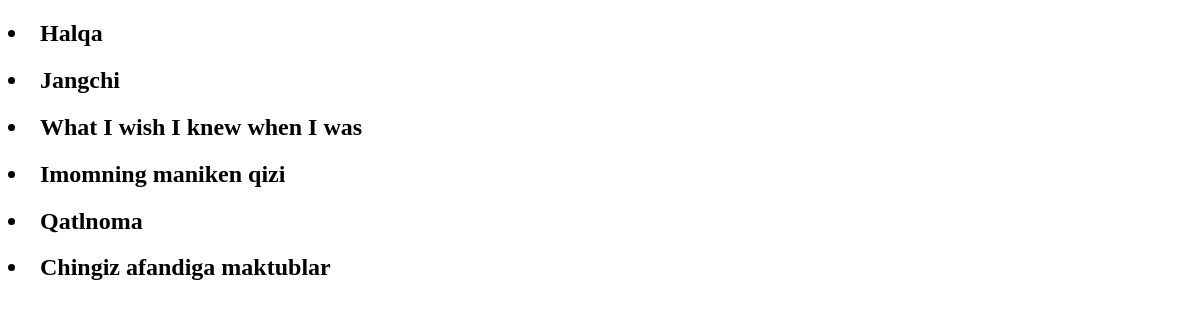
The page /tirikning_kitobi/ on the database as committed earlier.
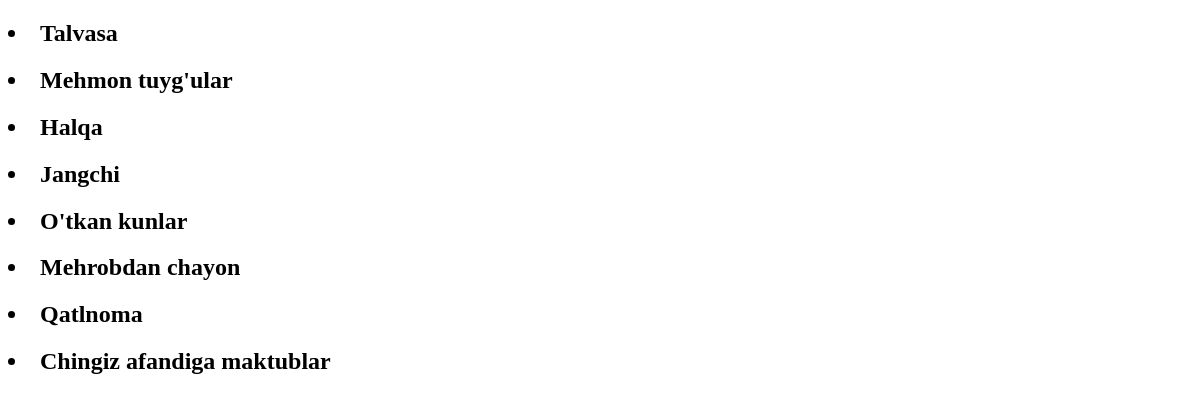
The same page on the database as committed later.
### asosiy/models.py (models this page shows)
class Kitob(models.Model):
    nom = models.CharField(max_length=30)
    janr = models.CharField(max_length=30)
    sahifa = models.PositiveSmallIntegerField()
    muallif = models.ForeignKey(Muallif, on_delete=models.CASCADE)
    def __str__(self):
        return self.nom

### asosiy/views.py (the view)
# urls.py: path('tirikning_kitobi/', tirikning_kitobi),
def tirikning_kitobi(request):
    m = Muallif.objects.filter(tirik=True)
    data = {
        'books': Kitob.objects.filter(muallif__in=m)
    }
    return render(request, 'mashq/Tiriklar_kitobi.html', data)

### templates/mashq/Tiriklar_kitobi.html (shortened to what this page needs)
<!DOCTYPE html>
<html lang="en">
<head>
</head>
<body>
{% for i in books %}
  <h2><li>{{i}}</li></h2>
    {% endfor %}
</body>
</html>

Rows that differ between the two databases and show on the page:
removed Kitob: nom "What I wish I knew when I was"
removed Kitob: nom "Imomning maniken qizi"
now on this page (row edited): Kitob: nom "Talvasa"
now on this page (row edited): Kitob: nom "Mehmon tuyg'ular"
now on this page (row edited): Kitob: nom "O'tkan kunlar"
now on this page (row edited): Kitob: nom "Mehrobdan chayon"
